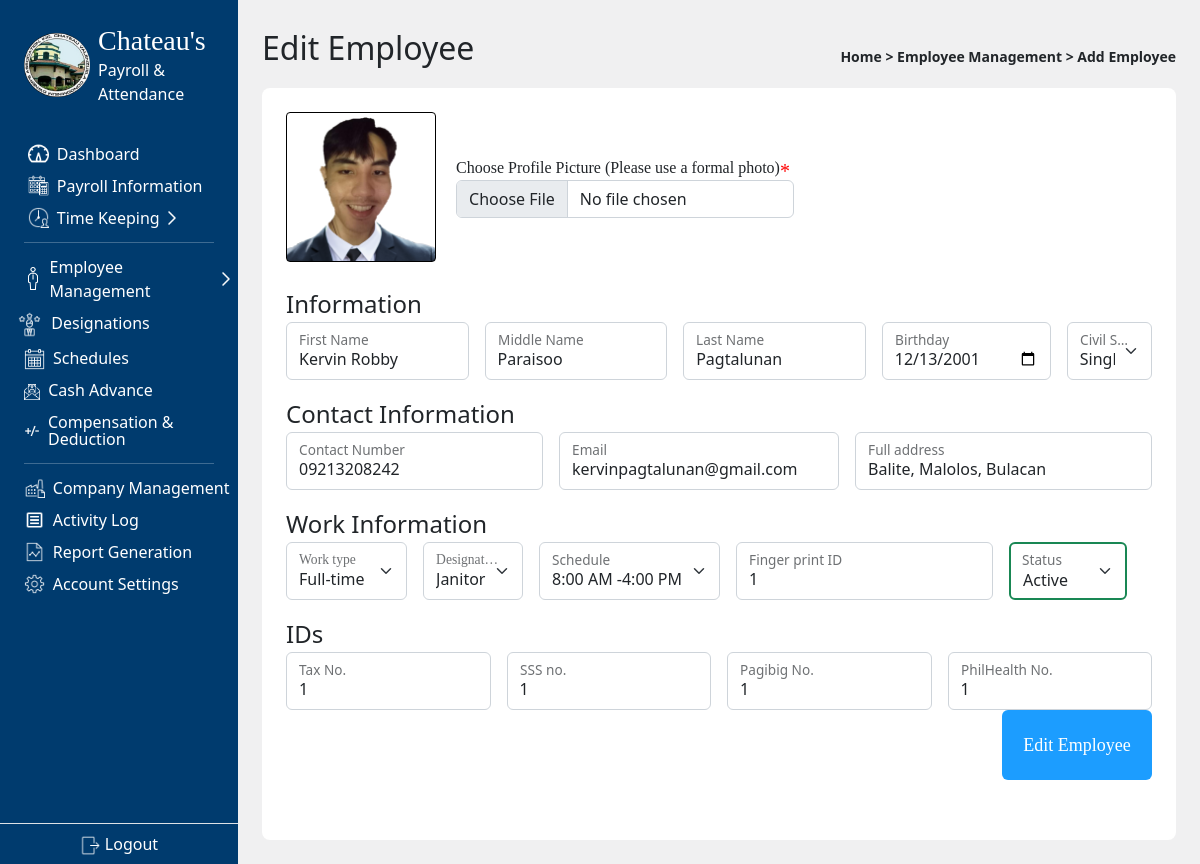
Page /admin/employee_edit.php?id=1 (signed in) on the committed database.
### tables this page shows
CREATE TABLE `employeelist` (
  `id` int(11) NOT NULL,
  `date_added` date NOT NULL DEFAULT current_timestamp(),
  `employee_key` varchar(50) NOT NULL,
  `fingerprint_id` int(10) NOT NULL,
  `fName` varchar(50) NOT NULL,
  `mName` varchar(50) NOT NULL,
  `lName` varchar(50) NOT NULL,
  `employee_Role` int(11) NOT NULL,
  `Birthday` date NOT NULL,
  `civilStatus` varchar(50) NOT NULL,
  `SSS` varchar(100) NOT NULL,
  `Tax` varchar(100) NOT NULL,
  `Contact` varchar(50) NOT NULL,
  `Email` varchar(50) NOT NULL,
  `PhilHealth` varchar(50) NOT NULL,
  `Pagibig` varchar(50) NOT NULL,
  `Address` varchar(100) NOT NULL,
  `workType` varchar(50) NOT NULL,
  `sched` int(11) NOT NULL,
  `employee_status` varchar(50) NOT NULL,
  `ProfilePic` varchar(250) NOT NULL,
  `id1` varchar(250) NOT NULL,
  `id2` varchar(250) NOT NULL
);

### admin/employee_edit.php (the view, shortened to what this page needs)
<?php
    include '../connect.php';
    include '../scripts.php';
    $id=$_GET['id'];
    $sql="Select * from `employeelist` where id=$id";
    $result=mysqli_query($con,$sql);
    $row=mysqli_fetch_assoc($result);
    $fingerPrint_id=$row['fingerprint_id'];
    $fName=$row['fName'];
    $mName=$row['mName'];
    $lName=$row['lName'];
    $employee_Role=$row['employee_Role'];
    $Birthday=$row['Birthday'];
    $civilStatus=$row['civilStatus'];
    $SSS=$row['SSS'];
    $Tax=$row['Tax'];
    $Contact=$row['Contact'];
    $Email=$row['Email'];
    $PhilHealth=$row['PhilHealth'];
    $Pagibig=$row['Pagibig'];
    $Address=$row['Address'];
    $profilePic=$row['ProfilePic'];
    $schedule = $row['sched'];
    $employee_status=$row['employee_status'];
    $workType=$row['workType'];
?>
<!DOCTYPE html>
<html lang="en">
<head>
</head>
<body class="body d-flex bg-secondary bg-opacity-10">
    <div class="p-4 container overflow-scroll">
    <header class="d-flex align-items-center justify-content-between">
      <p class='fs-2'>Edit Employee</p>
      <small class='fw-semibold text-dark'>
        Home > Employee Management > Add Employee
      </small>
    </header>
        <div class="p-4 bg-white rounded-3">
            <div class="">
                <form method="post" action='employee_update.php?id=<?php echo $id?>' enctype="multipart/form-data" id='form'>
                    <div style="display:flex; align-items: center; gap:20px;">
                        <div class ='rounded-1' id="pic"
                        style="border-radius: 1rem; width: 150px; height: 150px; border: 1px black solid;
                        background-position: center; background-size:cover; background-image: url(<?php echo $profilePic ?>)">
                        </div>
                        <div>
                            <label class="inputLables">Choose Profile Picture (Please use a formal photo)<label class="req">*</label></label><br>
                            <input name="profilePic" type="file" accept="image/*" id = "profilePic" class='form-control'>
                        </div>
                    </div>
                    <br>
                    <p class="fs-4 m-0">Information</p>
                    <div style="" class='d-flex align-items-center gap-3'>
                        <div style="display:block;" class='form-floating flex-grow-1'>
                            <input id="fName" name="fName" class=" form-control" type="text" value="<?php echo $fName?>" required placeholder='asdads'>
                            <label for='fName' class="">First Name</label>
                        </div>
                        <div style="display:block;" class='form-floating flex-grow-1'>
                            <input id="mName" name="mName" class=" form-control" type="text" value="<?php echo $mName?>" required placeholder='asd'>
                            <label for='mName' class="">Middle Name</label>
                        </div>
                        <div style="display:block;" class='form-floating flex-grow-1'>
                            <input id="lName" name="lName" class=" form-control" type="text"  value="<?php echo $lName?>" required placeholder='asd'>
                            <label for='lName' class="">Last Name</label>
                        </div>
                        <div style="display:block;" class='form-floating'>
                            <input id="Birthday" name="Birthday" class=" form-control" type="date" value=<?php echo $Birthday; ?> required>
                            <label class="">Birthday</label>
                        </div>
                        <div style="" class='form-floating'>
                            <select id="civil-stat" name="civilStatus" class="form-select" style="" required>
                                <?php
                                    if($civilStatus == "Single"){
                                        echo'
                                        <option value="Single" selected>Single</option>
                                        <option value="Married">Married</option>
                                        <option value="Divorced">Divorced</option>
                                        <option value="Widowed">Widowed</option>
                                        ';
                                    }else if($civilStatus == "Married"){
                                        echo'
                                        <option value="Single">Single</option>
                                        <option value="Married" selected>Married</option>
                                        <option value="Divorced">Divorced</option>
                                        <option value="Widowed">Widowed</option>
                                        ';
                                    }
                                    ?>
                            </select>
                            <label class="">Civil Status</label>
                        </div>
                    </div>
                <p class="fs-4 m-0 mt-3">Contact Information</p>
                <div style="" class='d-flex align-items-center gap-3'>
                    <div style="display:block;" class='form-floating'>
                        <input id="no" name="Contact" class="form-control" type="text" value="<?php echo $Contact; ?>" required placeholder = 'asdasd'>
                        <label class="">Contact Number</label>
                    </div>
                    <div style="display:block;" class='form-floating'>
                        <input id="email" name="Email" class="form-control" type="email" style='min-width: 280px' value="<?php echo $Email; ?>" placeholder = 'asdasd'>
                        <label class="">Email</label>
                    </div>
                    <div style="" class='form-floating flex-grow-1'>
                        <input id="add" name="Address" class="form-control" type="text" style="" value="<?php echo $Address; ?>" required>
                            <label class="">Full address</label>
                        </div>
                    </div>
                    <p class="fs-4 m-0 mt-3">Work Information</p>
                    <div style="" class='d-flex align-items-center gap-3'>
                        <div style=" display:block;"class='form-floating'>
                            <select name="workType" class="form-select" style="" required>
                                <?php
                                    if($workType == "Full-time"){
                                        echo '
                                        <option value = "Full-time" selected>Full-time</option>
                                        <option value = "Part-time">Part-time</option>';
                                    }else if($workType == "Part-time"){
                                        echo '
                                        <option value = "Full-time">Full-time</option>
                                        <option value = "Part-time" selected>Part-time</option>';
                                    }
                                    ?>
                            </select>
                            <label class="inputLables">Work type</label>
                        </div>
                        <div style="" class='form-floating'>
                            <select name="role" id="role"class="form-select" style="" required>
                                <?php
                                    $sql = "SELECT * FROM positions";
                                    $query = $con->query($sql);
                                    while($row = $query->fetch_assoc()){
                                        if($employee_Role == $row['id']){
                                            echo '
                                            <option value = "'.$row['id'].'" selected>'.$row['description'].'</option>
                                            ';
                                        }else{
                                            echo '
                                            <option value = "'.$row['id'].'">'.$row['description'].'</option>
                                            ';
                                        }
                                    }
                                    ?>
                            </select>
                            <label class="inputLables">Designation</label>
                        </div>
                        <div class="form-floating ">
                            <select name="schedule" id="" class='form-select'>
                                <?php
                                $sqlSched = "SELECT * FROM schedules";
                                $querySched = $con->query($sqlSched);
                                while($sched = $querySched->fetch_assoc()) {
                                    if($schedule == $sched['id']){
                                        echo '<option value = "'.$sched['id'].'" selected>
                                        '.date('g:i A ',strtotime($sched['time_in'])).'-'.date('g:i A', strtotime($sched['time_out'])).'
                                        </option>';
                                    }else{
                                        echo '<option value = "'.$sched['id'].'">
                                        '.date('g:i A', strtotime($sched['time_in'])).'-'.date('g:i A', strtotime($sched['time_out'])).'
                                        </option>';
                                    }
                                }
                                ?>
                            </select>
                            <label class="">Schedule</label>
                        </div>
                        <div style="display:block;" class='form-floating'>
                            <input name="fingerprint" class="form-control" type="text" value="<?php echo $fingerPrint_id; ?>" id='finger-print' placeholder='asdas'>
                            <label class="">Finger print ID</label>
                        </div>
                        <div style=" display:block;" class='form-floating'>
                            <select id="empStatus" name="empStatus" class=" form-select border border-<?php
                                echo ($employee_status == 'Active') ? 'success' : 'danger'
                            ?> border-2" style="" required>
                                <?php
                                    if($employee_status == "Active"){
                                        echo '
                                        <option class="text-success" value = "Active" selected>Active</option>
                                        <option value = "In-Active">In-Active</option>
                                        ';
                                    }else if($employee_status == "In-Active"){
                                        echo '
                                        <option value = "Active">Active</option>
                                        <option value = "In-Active" selected>In-Active</option>
                                        ';
                                    }
                                ?>
                            </select>
                            <label class="">Status</label>
                        </div>
                    </div>
                    <p class="fs-4 m-0 mt-3">IDs</p>
                    <div class='d-flex align-items-center gap-3'>
                        <div style="display:block;" class='form-floating'>
                            <input id="taxNo" name="taxNo" class="form-control IDs" type="text" value="<?php echo $Tax; ?>" required placeholder = 'asdasd'>
                            <label class="">Tax No.</label>
                        </div>
                        <div style="display:block;" class='form-floating'>
                            <input id="SSS" name="SSS" class="form-control IDs" type="text" value="<?php echo $SSS; ?>" required placeholder = 'asdasd'>
                            <label class="">SSS no.</label>
                        </div>
                        <div style="display:block;" class='form-floating'>
                            <input id="Pagibig" name="Pagibig" class="form-control IDs" type="text" value="<?php echo $Pagibig; ?>" required placeholder = 'asdasd'>
                            <label class="">Pagibig No.</label>
                        </div>
                        <div style="display:block;" class='form-floating'>
                            <input id="PhilHealth" name="PhilHealth" class="form-control IDs" type="text" value="<?php echo $PhilHealth; ?>" required placeholder = 'asdasd'>
                            <label class="">PhilHealth No.</label>
                        </div>
                    </div>
                    <div class='d-flex justify-content-end'>
                        <button class="rounded-2 p-0 py-0 addBtnn" type="submit" name="update">Edit Employee</button>
                    </div>
                </form>
            </div>
        </div>
    </div>
</body>
</html>

### style.css (style rules this page uses)
.body { margin:0px; }
.req { font-family: mBolder; color: red; font-size: 20px; position: absolute; }
.inputLables { font-family:mBold; }
.addBtnn { font-family: mBold; background-color: #1C9DFF; color:white; border-width: 0px; width: 150px; height: 70px; font-size: large; border-radius: 1rem; margin-bottom: 20px; }

### rows in the picture
employeelist: ProfilePic (picture), fName "Kervin Robby", mName "Paraisoo", lName "Pagtalunan", Birthday "12/13/2001", civilStatus "Single", Contact "09213208242", Email "kervinpagtalunan@gmail.com", Address "Balite, Malolos, Bulacan", workType "Full-time", fingerprint "1", empStatus "Active", taxNo "1", SSS "1", Pagibig "1", PhilHealth "1"

### other values in the picture
form field role "Janitor"
form field schedule "8:00 AM -4:00 PM"
